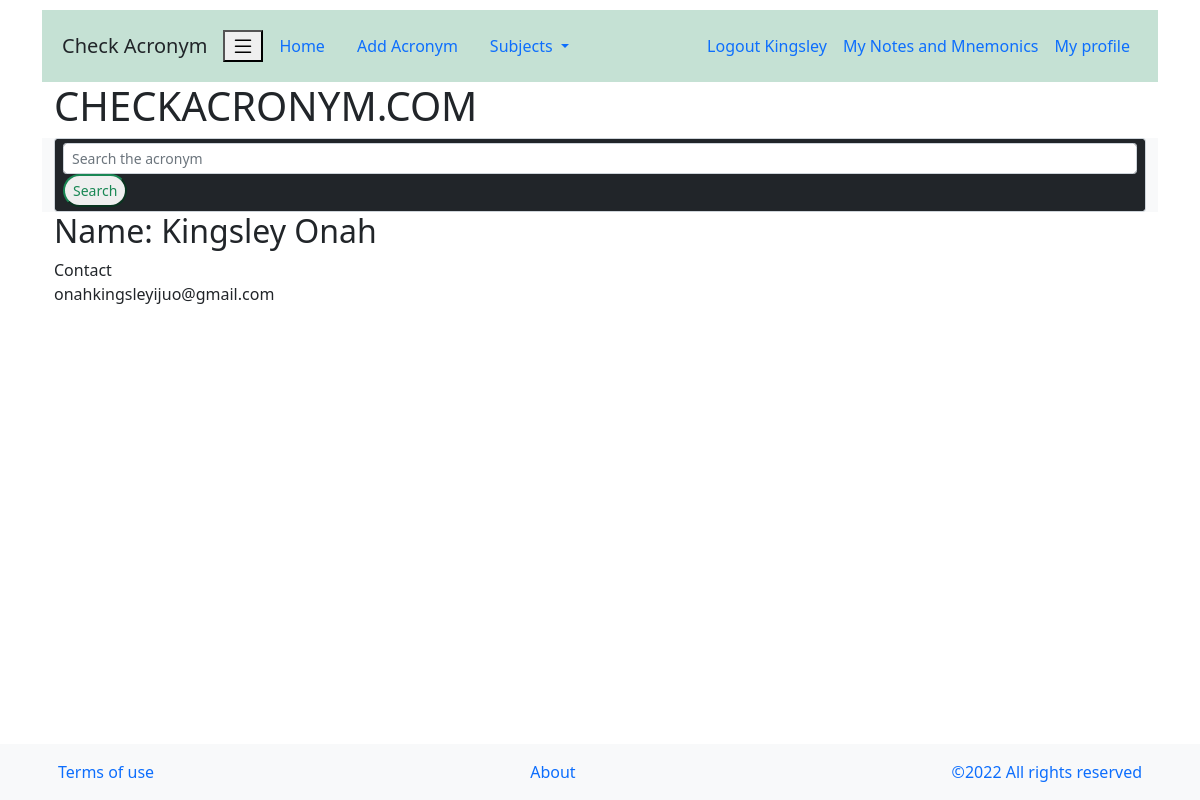
/profile/1 (signed in), run on the app's committed database.
### model.py (models this page shows)
class Users(UserMixin, db.Model):
    id = db.Column(db.Integer, primary_key=True)
    firstname = db.Column(db.String(64), nullable=False)
    lastname = db.Column(db.String(64), nullable=False)
    email = db.Column(db.String(100), unique=True, nullable=False)
    password = db.Column(db.String(64), index=True)
    adds = db.relationship('Create', backref='author', lazy='dynamic')

### view.py (the view)
@view.route('/profile/<int:id>', methods=['GET', 'POST'])
@login_required
def profile(id):
    fetch_profile = Users.query.filter_by(id=id).first()
    return render_template("profile.html", profile=fetch_profile, user=current_user)

### __init__.py (called while the page is built)
def create_app(test_config=None):
    app = Flask(__name__, instance_relative_config=True)
    app.config['SECRET_KEY'] = 'king'
    app.config['SQLALCHEMY_DATABASE_URI'] = \
        'sqlite:///' + os.path.join(basedir, 'acronym.db')
    app.config['SQLALCHEMY_COMMIT_ON_TEARDOWN'] = True
    db.init_app(app)
    migrate.init_app(app, db)
    from . import view
    from . import auth
    app.register_blueprint(view.view)
    app.register_blueprint(auth.auth)
    from .model import Users, Create
    login_manager = LoginManager()
    login_manager.login_view = 'view.index'
    login_manager.init_app(app)
    @login_manager.user_loader
    def load_user(id):
        return Users.query.get(int(id))
    return app

### view.py (called while the page is built)
@view.context_processor
def base():
    acronym_added = Create.query.all()
    collect_acronym = {}
    for value in acronym_added:
        author = value.author_id
        added = Users.query.filter_by(id=author)
        for id in added:
            added_by = id
        if value.subject not in collect_acronym:
            collect_acronym.update({value.subject: [value.acronym]})
        else:
            collect_acronym[value.subject].append(value.acronym)
    return dict(added_by=added_by, collect_acronym=collect_acronym, user=current_user)

### templates/profile.html (shortened to what this page needs)
{% extends "base.html"%}
{% block content %}
<div class="container-sm align-center">
    <h2>
 Name: {{profile.firstname}} {{profile.lastname}}
         <br>
        </h2>
    Contact <br>
    {{profile.email}}
</div>
{% endblock %}

### templates/base.html (shortened to what this page needs)
<!DOCTYPE html>
<html lang="en" xmlns="http://www.w3.org/1999/html" xmlns="http://www.w3.org/1999/html"
      xmlns="http://www.w3.org/1999/html">
<head>
    <link href="https://cdn.jsdelivr.net/npm/bootstrap@5.1.3/dist/css/bootstrap.min.css" rel="stylesheet">
    <link rel="stylesheet" href="../static/style.css">
</head>
<body class="container">
{% block nav %}
<nav class="navbar navbar-expand-lg bg-success p-2 text-dark bg-opacity-25" role="navigation" >
    <div class="container-fluid">
        <a class="navbar-brand link-dark" href="{{url_for('view.index')}}">Check Acronym</a>
        <button class="navbar-toggler-sm" type="button" data-bs-toggle="collapse" data-bs-target="#navbarSupportedContent" aria-controls="navbarSupportedContent" aria-expanded="false" aria-label="Toggle navigation">
     <span> </span>
    </button>
        <div class="collapse navbar-collapse align-items-center" id="navbarSupportedContent">
    <ul class="navbar-nav me-auto mb-2 mb-lg-0">
        {% if user.is_authenticated %}
            <li class="nav-link">
                <a href="/" class="nav-link">Home</a>
            </li>
            <li class="nav-link">
                <a href="/create" class="nav-link">Add Acronym</a>
            </li>
        <li class="nav-link dropdown">
          <a class="nav-link dropdown-toggle" href="#" id="navbarDropdown" role="button" data-bs-toggle="dropdown" aria-expanded="false">
            Subjects
          </a>
        </li>
    </ul>
            <ul class="navbar-nav ms-auto mb-2 mb-lg-0">
                <li><a class="nav-link nav-item" href="/logout">Logout  {{user.firstname}}</a></li>
                <li><a class="nav-link nav-item" href="#">My Notes and Mnemonics</a></li>
                <li><a class="nav-link nav-item" href="{{url_for('view.profile', id=user.id)}}">My profile</a></li>
            </ul>
        {% endif %}
        </div>
    </div>
</nav>
{% endblock %}
<div class="container">
 <h1>CHECKACRONYM.COM</h1>
</div>
{% block search %}
<div class="container bg-light">
<form method="post" action="/search" class="form-control form-control-sm bg-dark">
            <input type="search" name="search" placeholder="Search the acronym" id="search"
                   required class="form-control form-control-sm">
        <input type="submit" value="Search" class="btn-sm btn-outline-success rounded-pill">
        </form>
</div>
{% endblock %}
{%block content%}{%endblock%}
    <nav class="navbar navbar-expand-lg bg-light navbar-light fixed-bottom">
         <div class="container bg-light">
   <a href="#" class="nav-link nav-item" >Terms of use</a>
    <a href="#" class="nav-link nav-item">About</a>
    <a href="#" class="nav-link nav-item">&#169;2022 All rights reserved </a>
                     </div>
</nav>
</body>
</html>

### static/style.css (style rules this page uses)
body { margin: auto; background-color: white; padding: 10px; outline-style: none; }

### data on the page
Users: firstname "Kingsley"
Users: firstname "Kingsley", lastname "Onah", email "onahkingsleyijuo@gmail.com"
